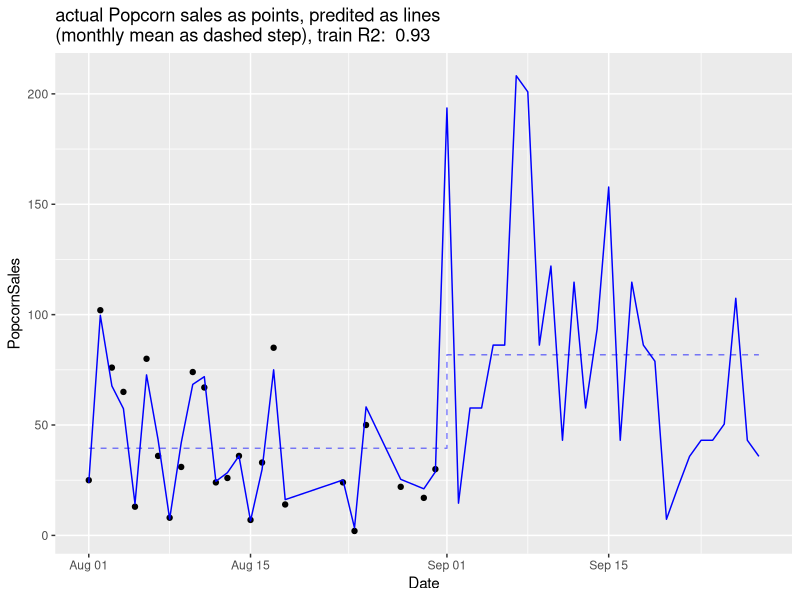
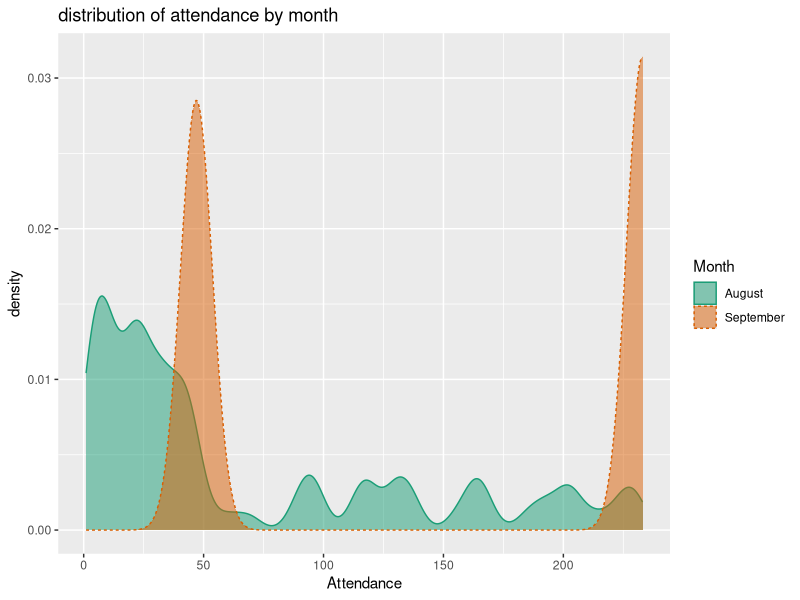
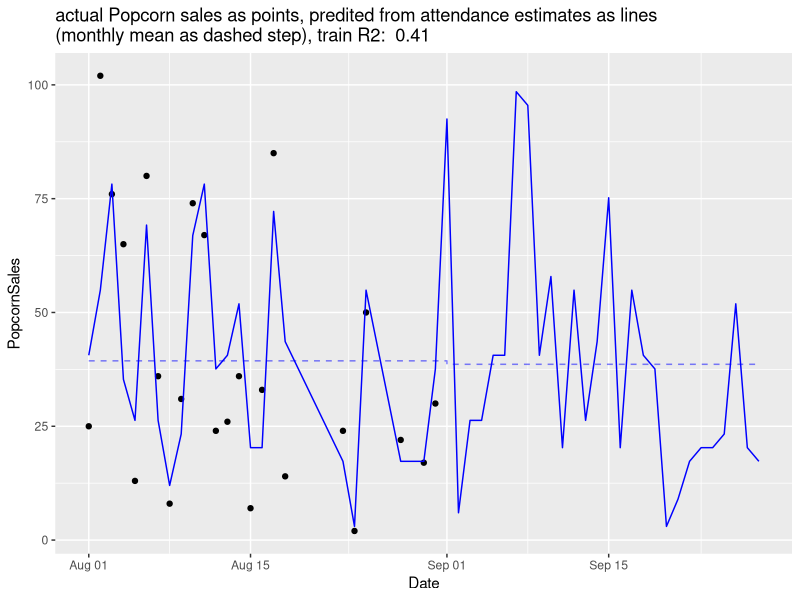

Source code (R) for these figures, in order:
## ---- chunk 1
# attach our packages
library(ggplot2)
library(dplyr)
## ---- chunk 2
# read our data
d <- read.csv('Roxie_schedule.csv', strip.white = TRUE, stringsAsFactors = FALSE)
d$Date <- as.Date(d$Date, format='%Y-%B-%d')

d |>
  head() |>
  knitr::kable()
## ---- chunk 3
# predict popcorn sales as a function of attendance
d_train <- d[is.na(d$PopcornSales) == FALSE, , drop=FALSE]
model <- lm(PopcornSales ~ Attendance, data=d_train)
d$PredictedPopcorn <- round(pmax(0, predict(model, newdata=d)), digits=1)
train_R2 <- summary(model)$adj.r.squared
summary(model)
## ---- chunk 4
d_daily <- d |> 
  group_by(Date) |>
  summarize(PopcornSales = sum(PopcornSales), PredictedPopcorn = sum(PredictedPopcorn)) |>
  ungroup() |>
  mutate(Month = format(Date, '%B')) |>
  group_by(Month) |>
  mutate(MeanPopcornSales = mean(PopcornSales), MeanPredictedPopcorn = mean(PredictedPopcorn)) |>
  ungroup()
ggplot(
  data=d_daily,
  mapping=aes(x=Date)) +
  geom_point(mapping=aes(y=PopcornSales)) +
  geom_line(mapping=aes(y=PredictedPopcorn), color='Blue') +
  geom_step(mapping=aes(y=MeanPredictedPopcorn), directon='mid', color='Blue', alpha=0.5, linetype=2) +
  ggtitle(paste(
    "actual Popcorn sales as points, predited as lines\n(monthly mean as dashed step), train R2: ", 
    sprintf('%.2f', train_R2)))
## ---- chunk 5
d_plot = d
d_plot$Month = format(d_plot$Date, '%B')

ggplot(
  data=d_plot,
  mapping=aes(x=Attendance, color=Month, fill=Month, linetype=Month)) +
  geom_density(adjust = 0.2, alpha=0.5) +
  scale_color_brewer(type="qual", palette="Dark2") + 
  scale_fill_brewer(type="qual", palette="Dark2") +
  ggtitle("distribution of attendance by month")
## ---- chunk 6
d |>
  tail() |>
  knitr::kable()
## ---- chunk 7
table(Attendance = d[format(d$Date, '%B') == 'September', 'Attendance']) |>
  knitr::kable()
## ---- chunk 8
# read our data
d_est <- read.csv('Roxie_schedule_estimates.csv', strip.white = TRUE, stringsAsFactors = FALSE)
d_est$Date <- as.Date(d$Date, format='%Y-%B-%d')

d_est |>
  head() |>
  knitr::kable()
## ---- chunk 9
# predict popcorn sales as a function of attendance
d_est_train <- d_est[is.na(d_est$PopcornSales) == FALSE, , drop=FALSE]
model_est <- lm(PopcornSales ~ EstimatedAttendance, data=d_est_train)
d_est$PredictedPopcorn <- round(pmax(0, predict(model_est, newdata=d_est)), digits=1)
train_est_R2 <- summary(model_est)$adj.r.squared
## ---- chunk 10
d_est_daily <- d_est |> 
  group_by(Date) |>
  summarize(PopcornSales = sum(PopcornSales), PredictedPopcorn = sum(PredictedPopcorn)) |>
  ungroup() |>
  mutate(Month = format(Date, '%B')) |>
  group_by(Month) |>
  mutate(MeanPopcornSales = mean(PopcornSales), MeanPredictedPopcorn = mean(PredictedPopcorn)) |>
  ungroup()
ggplot(
  data=d_est_daily,
  mapping=aes(x=Date)) +
  geom_point(mapping=aes(y=PopcornSales)) +
  geom_line(mapping=aes(y=PredictedPopcorn), color='Blue') +
  geom_step(mapping=aes(y=MeanPredictedPopcorn), directon='mid', color='Blue', alpha=0.5, linetype=2) +
  ggtitle(paste(
    "actual Popcorn sales as points, predited from attendance estimates as lines\n(monthly mean as dashed step), train R2: ", 
    sprintf('%.2f', train_est_R2)))
